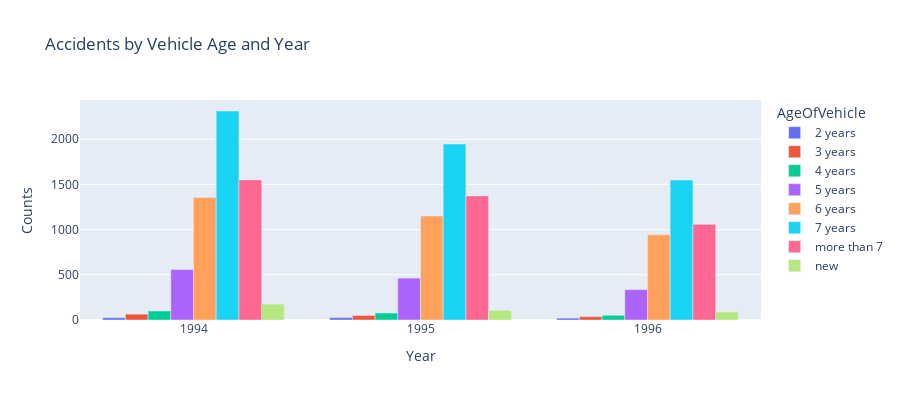

Notebook code for this chart:
### Code cell
# Assuming 'AgeOfVehicle' is already cleaned or transformed into numeric form
df_vehicle_age_year = data.groupby(["AgeOfVehicle", "Year"]).agg({"AgeOfVehicle":"count"})
df_vehicle_age_year.columns = ["Counts"]
df_vehicle_age_year.reset_index(inplace=True)

# Plot the results as a bar chart
fig = px.bar(df_vehicle_age_year, x="Year", y="Counts",
             color='AgeOfVehicle', barmode='group',
             height=400,
             title="Accidents by Vehicle Age and Year")
fig.show()

### Figure 1 — Plotly figure (JSON) as saved in the notebook; plotly's stock layout.template omitted (floating-point values rounded to 4 significant figures)
{"data": [{"alignmentgroup": "True", "hovertemplate": "AgeOfVehicle=2 years<br>Year=%{x}<br>Counts=%{y}<extra></extra>", "legendgroup": "2 years", "marker": {"color": "#636efa", "pattern": {"shape": ""}}, "name": "2 years", "offsetgroup": "2 years", "orientation": "v", "showlegend": true, "textposition": "auto", "type": "bar", "x": [1994, 1995, 1996], "xaxis": "x", "y": [25, 27, 21], "yaxis": "y"}, {"alignmentgroup": "True", "hovertemplate": "AgeOfVehicle=3 years<br>Year=%{x}<br>Counts=%{y}<extra></extra>", "legendgroup": "3 years", "marker": {"color": "#EF553B", "pattern": {"shape": ""}}, "name": "3 years", "offsetgroup": "3 years", "orientation": "v", "showlegend": true, "textposition": "auto", "type": "bar", "x": [1994, 1995, 1996], "xaxis": "x", "y": [65, 50, 37], "yaxis": "y"}, {"alignmentgroup": "True", "hovertemplate": "AgeOfVehicle=4 years<br>Year=%{x}<br>Counts=%{y}<extra></extra>", "legendgroup": "4 years", "marker": {"color": "#00cc96", "pattern": {"shape": ""}}, "name": "4 years", "offsetgroup": "4 years", "orientation": "v", "showlegend": true, "textposition": "auto", "type": "bar", "x": [1994, 1995, 1996], "xaxis": "x", "y": [100, 77, 52], "yaxis": "y"}, {"alignmentgroup": "True", "hovertemplate": "AgeOfVehicle=5 years<br>Year=%{x}<br>Counts=%{y}<extra></extra>", "legendgroup": "5 years", "marker": {"color": "#ab63fa", "pattern": {"shape": ""}}, "name": "5 years", "offsetgroup": "5 years", "orientation": "v", "showlegend": true, "textposition": "auto", "type": "bar", "x": [1994, 1995, 1996], "xaxis": "x", "y": [558, 463, 336], "yaxis": "y"}, {"alignmentgroup": "True", "hovertemplate": "AgeOfVehicle=6 years<br>Year=%{x}<br>Counts=%{y}<extra></extra>", "legendgroup": "6 years", "marker": {"color": "#FFA15A", "pattern": {"shape": ""}}, "name": "6 years", "offsetgroup": "6 years", "orientation": "v", "showlegend": true, "textposition": "auto", "type": "bar", "x": [1994, 1995, 1996], "xaxis": "x", "y": [1356, 1150, 942], "yaxis": "y"}, {"alignmentgroup": "True", "hovertemplate": "AgeOfVehicle=7 years<br>Year=%{x}<br>Counts=%{y}<extra></extra>", "legendgroup": "7 years", "marker": {"color": "#19d3f3", "pattern": {"shape": ""}}, "name": "7 years", "offsetgroup": "7 years", "orientation": "v", "showlegend": true, "textposition": "auto", "type": "bar", "x": [1994, 1995, 1996], "xaxis": "x", "y": [2312, 1947, 1548], "yaxis": "y"}, {"alignmentgroup": "True", "hovertemplate": "AgeOfVehicle=more than 7<br>Year=%{x}<br>Counts=%{y}<extra></extra>", "legendgroup": "more than 7", "marker": {"color": "#FF6692", "pattern": {"shape": ""}}, "name": "more than 7", "offsetgroup": "more than 7", "orientation": "v", "showlegend": true, "textposition": "auto", "type": "bar", "x": [1994, 1995, 1996], "xaxis": "x", "y": [1550, 1373, 1058], "yaxis": "y"}, {"alignmentgroup": "True", "hovertemplate": "AgeOfVehicle=new<br>Year=%{x}<br>Counts=%{y}<extra></extra>", "legendgroup": "new", "marker": {"color": "#B6E880", "pattern": {"shape": ""}}, "name": "new", "offsetgroup": "new", "orientation": "v", "showlegend": true, "textposition": "auto", "type": "bar", "x": [1994, 1995, 1996], "xaxis": "x", "y": [176, 108, 89], "yaxis": "y"}], "layout": {"barmode": "group", "height": 400, "legend": {"title": {"text": "AgeOfVehicle"}, "tracegroupgap": 0}, "title": {"text": "Accidents by Vehicle Age and Year"}, "xaxis": {"anchor": "y", "domain": [0, 1], "title": {"text": "Year"}}, "yaxis": {"anchor": "x", "domain": [0, 1], "title": {"text": "Counts"}}}}
